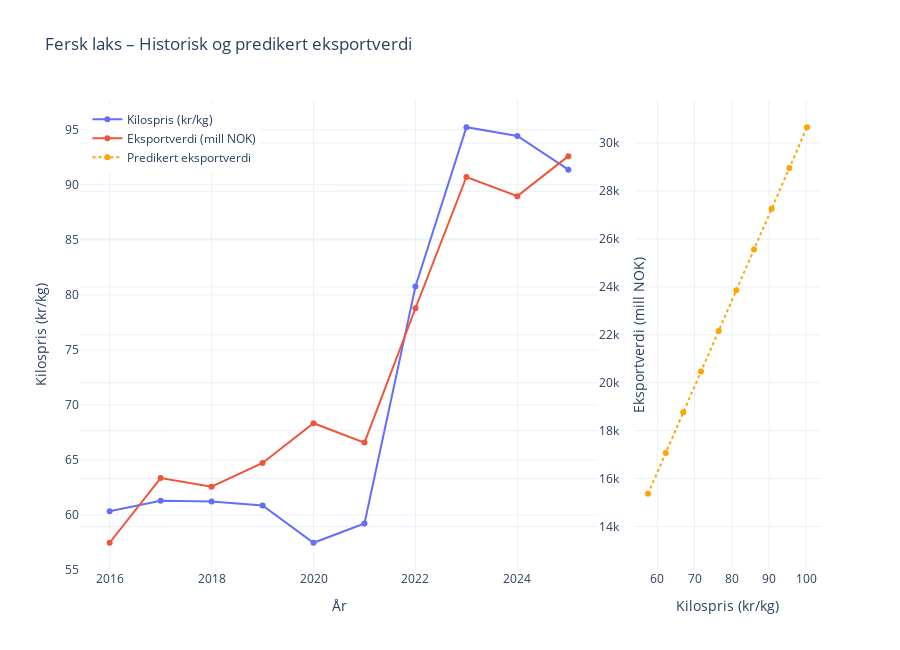

The notebook cell this image was saved under:
### Markdown cell above
Denne grafen viser tre ulike variabler som ser sammenhengen mellom vekt, kilopris og eksportverdi fra 2015 og til 2024
**Kilospris**: Prisen per kilo på laksen
**Vekt**: Hvor mye laks som eksporteres
**Eksportverdi (mrd NOK)**: Den totale verdien av eksporten som er data fra CSV

Vi ser at eksportverdien følger en kombinasjon av pris og mengde.
Når prisene stiger, vil eksportverdien øke, og mengden minker på slutten av grafen.
Når mengden øker, holder kiloprisen seg stabil og eksportverdien øker litt.

Dersom prisene er høye kan denne grafen vise hvordan eksportinntektene for Norge kan øke, selvom det er år der eksportvolumet er lavere.

### Code cell
""" 
    Koden henter fersk laks-data fra SSB API og data fra en CSV-fil som inneholder eksportverdi for laks. 
    Den lager en interaktiv graf av kiloprisen og eksportverdien for fersk laks.
    Den tar i tillegg med en prediksjon av eksportverdien basert på en regresjonsmodell som bruker kiloprisen som input verdi.
    Dette viser hvordan eksportverdien kan forventes å utvikle seg i fremtiden basert på historiske data.
"""

import requests
import pandas as pd
from itertools import product
import plotly.graph_objects as go
from sklearn.linear_model import LinearRegression
import numpy as np

# --- 1. Les eksportverdi fra CSV ---
csv_data = pd.read_csv("eksportverdi-laks-hittil-i-år-siste-10-år.csv")
csv_data.columns = ["År", "Eksportverdi (mrd NOK)"]
csv_data["År"] = csv_data["År"].astype(int)
csv_data["Eksportverdi (mill NOK)"] = csv_data["Eksportverdi (mrd NOK)"] * 1000

# --- 2. Hent fersk laks-data fra SSB API ---
api_url = "https://data.ssb.no/api/v0/no/table/03024/"
query = {"query": [], "response": {"format": "json-stat2"}}
response = requests.post(api_url, json=query)

if response.status_code != 200:
    raise Exception(f"SSB API-feil: {response.status_code}")

data = response.json()
dimension_names = list(data["dimension"].keys())
values = data["value"]
dimensions = [list(data["dimension"][dim]["category"]["label"].values()) for dim in dimension_names]
all_combinations = list(product(*dimensions))

df = pd.DataFrame(all_combinations, columns=dimension_names)
df["Value"] = values

df_pivot = df.pivot_table(
    index="Tid",
    columns=["VareGrupper2", "ContentsCode"],
    values="Value",
    aggfunc="sum"
).reset_index()

df_pivot.columns = ["Tid", "Fersk laks - Kilospris", "Fersk laks - Vekt (tonn)",
                    "Frosset laks - Kilospris", "Frosset laks - Vekt (tonn)"]

df_pivot["År"] = df_pivot["Tid"].str[:4].astype(int)
df_agg = df_pivot.groupby("År", as_index=False).mean(numeric_only=True)
df_agg = df_agg[df_agg["År"] >= 2015]

# --- 3. Flett sammen eksportverdi og laksedata ---
merged = pd.merge(df_agg, csv_data[["År", "Eksportverdi (mill NOK)"]], on="År", how="left")
filtered = merged.dropna(subset=["Eksportverdi (mill NOK)", "Fersk laks - Kilospris"])

# --- 4. Regresjonsmodell: Kilospris → Eksportverdi ---
X = filtered[["Fersk laks - Kilospris"]]
y = filtered["Eksportverdi (mill NOK)"]
model = LinearRegression()
model.fit(X, y)

# Lag framtidige kilospriser (projiserte verdier) fra 2026 til 2035
# For enkelhet bruker vi gjennomsnittlig pris + små endringer
framtid_kilospris = np.linspace(X["Fersk laks - Kilospris"].min(), X["Fersk laks - Kilospris"].max() + 5, 10)
framtid = pd.DataFrame({"Fersk laks - Kilospris": framtid_kilospris})
framtid["Predikert eksportverdi"] = model.predict(framtid)




#Kombinert interaktiv graf
fig = go.Figure()

# Kilospris over tid
fig.add_trace(go.Scatter(
    x=filtered["År"],
    y=filtered["Fersk laks - Kilospris"],
    name="Kilospris (kr/kg)",
    yaxis="y1",
    mode="lines+markers"
))

# Eksportverdi over tid
fig.add_trace(go.Scatter(
    x=filtered["År"],
    y=filtered["Eksportverdi (mill NOK)"],
    name="Eksportverdi (mill NOK)",
    yaxis="y2",
    mode="lines+markers"
))

# Predikert eksportverdi basert på kilospris
fig.add_trace(go.Scatter(
    x=framtid["Fersk laks - Kilospris"],
    y=framtid["Predikert eksportverdi"],
    name="Predikert eksportverdi",
    xaxis="x2",  # Bruk sekundær x-akse
    yaxis="y2",
    mode="lines+markers",
    line=dict(dash="dot", color="orange")
))

# Layout med to x-akser og to y-akser
fig.update_layout(
    title="Fersk laks – Historisk og predikert eksportverdi",
    xaxis=dict(
        title="År",
        domain=[0, 0.7]
    ),
    xaxis2=dict(
        title="Kilospris (kr/kg)",
        domain=[0.75, 1],
        anchor="y2"
    ),
    yaxis=dict(
        title="Kilospris (kr/kg)",
        side="left"
    ),
    yaxis2=dict(
        title="Eksportverdi (mill NOK)",
        side="right",
        overlaying="y"
    ),
    legend=dict(x=0.01, y=0.99),
    template="plotly_white",
    height=650
)

fig.show()

### Figure 1 — Plotly figure (JSON) as saved in the notebook; plotly's stock layout.template omitted (floating-point values rounded to 4 significant figures)
{"data": [{"mode": "lines+markers", "name": "Kilospris (kr/kg)", "type": "scatter", "x": [2016, 2017, 2018, 2019, 2020, 2021, 2022, 2023, 2024, 2025], "y": [60.34, 61.3, 61.22, 60.86, 57.48, 59.23, 80.76, 95.23, 94.44, 91.38], "yaxis": "y"}, {"mode": "lines+markers", "name": "Eksportverdi (mill NOK)", "type": "scatter", "x": [2016, 2017, 2018, 2019, 2020, 2021, 2022, 2023, 2024, 2025], "y": [13320.0, 16020.0, 15660.0, 16650.0, 18310.0, 17500.0, 23110.0, 28590.0, 27790.0, 29460.0], "yaxis": "y2"}, {"line": {"color": "orange", "dash": "dot"}, "mode": "lines+markers", "name": "Predikert eksportverdi", "type": "scatter", "x": [57.48, 62.23, 66.98, 71.73, 76.48, 81.23, 85.98, 90.73, 95.48, 100.2], "xaxis": "x2", "y": [15360.0, 17060.0, 18760.0, 20460.0, 22160.0, 23860.0, 25570.0, 27270.0, 28970.0, 30670.0], "yaxis": "y2"}], "layout": {"height": 650, "legend": {"x": 0.01, "y": 0.99}, "title": {"text": "Fersk laks – Historisk og predikert eksportverdi"}, "xaxis": {"domain": [0, 0.7], "title": {"text": "År"}}, "xaxis2": {"anchor": "y2", "domain": [0.75, 1], "title": {"text": "Kilospris (kr/kg)"}}, "yaxis": {"side": "left", "title": {"text": "Kilospris (kr/kg)"}}, "yaxis2": {"overlaying": "y", "side": "right", "title": {"text": "Eksportverdi (mill NOK)"}}}}
